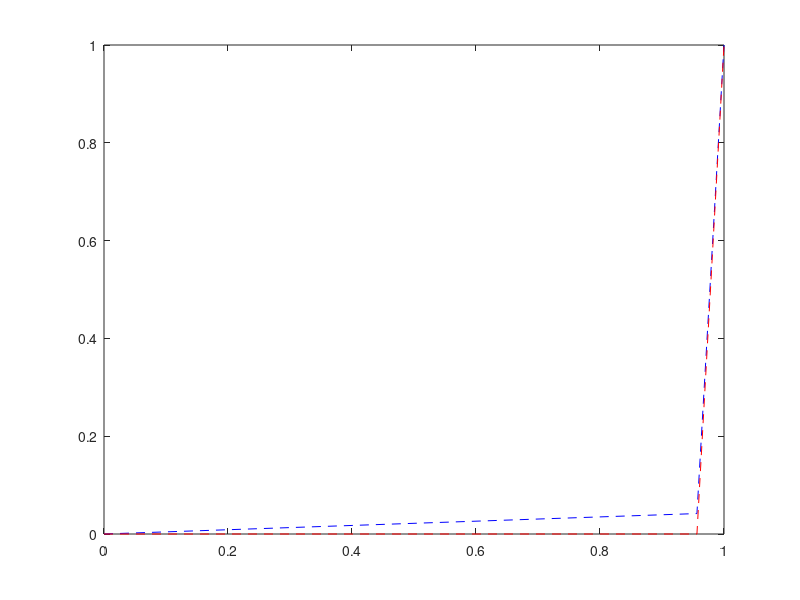

Write MATLAB code to recreate this figure.
clc;
clear all;
close all;
HTOL=0.001;
dH=1;
N=2;
% h=1/N;
%e=input('Enter the value of singulaer perturbation parameter  ');
 e=0.001;
 itrn=0;
%   for m=1:4
   
A=zeros(N-1);
b=zeros(N-1,1);
B=zeros(N-1);
f=zeros(N-1,1);
M=zeros(N,1);
u(1)=0;
u(N+1)=1;

for i=1:N+1
x(i)=(i-1)/N;
end

while(dH>HTOL )
  itrn=itrn+1;
for i=1:N
h(i)=x(i+1)-x(i);
end

   for i=1:N-1
    for j=1:N-1
        if(i==j)
            %A(i,j)=((2*e)/(h(j)*h(j+1)))+1/h(j);
            A(i,j)=((2*e)/(h(i)*h(i+1)))+1/h(i);
        end
            if(j==i-1)
%                 A(i,j)=-((2*e)/(h(j+1)*(h(j+2)+h(j+1))))-1/h(j+1);
                  A(i,j)=-((2*e)/(h(i)*(h(i)+h(i+1))))-1/h(i);
            end
                if(j==i+1)
%                  A(i,j)=-(2*e)/(h(j)*(h(j)+h(j-1))); 
                   A(i,j)=-(2*e)/(h(i+1)*(h(i)+h(i+1))); 
                end
    end
   end
A;
b(1,1)=0;
b(N-1,1)=(((2*e)/(h(N)*(h(N-1)+h(N)))))*u(N+1);
b;
 u(2:N)=A\b;
% u(2:N)=linsolve(A,b);

alpha=1;
for j=2:N+1
M(j-1)=sqrt(alpha + ((u(j)-u(j-1))/(x(j)-x(j-1)))^2);
H(j-1)=M(j-1)*(x(j)-x(j-1));
end
M;
dH=log10(max(H)/min(H));

    for i=1:N-1
    for j=1:N-1
        if(i==j)
%             B(i,j)=-M(j)-M(j+1);
              B(i,j)=-M(i)-M(i+1);
        end
            if(j==i-1)
%                 B(i,j)=M(j+1);
                  B(i,j)=M(i);
            end
                if(j==i+1)
%                  B(i,j)=M(j); 
                   B(i,j)=M(i+1); 
                end
    end
    end
B;
f(N-1,1)=-M(N)*x(N+1);
% x(1)=0;
% x(N+1)=1;
 y(2:N)=B\f;
% y(2:N)=linsolve(B,f);
y(1)=0;
y(N+1)=1;
x=y;

plot(x,itrn,'b-*')
hold on;
end
hold off;
x;
 u;
 for i=1:N+1
% u_exact(i)=(exp((x(i)-1)/e)-exp((-1)/e))/(1-exp(-1/e));
 u_exact(i)=(exp((x(i)-1)/e)-exp(-1/e))/(1-exp(-1/e));
 end
%  u_exact;
 for i=1:N+1
       err(i)=abs(u_exact(i)-u(i));
 end
%  err=abs(u_exact-u)
 err_max=max(err)
%  if(m>1)
%     conv_rate(m)=abs(log2(err_max(m)/err_max(m-1)));
%  end
%   
%  N=N*2;
%  dH=1;
%  HTOL=0.001;
%   end
%       err_max
%       conv_rate
% 
plot(x,u,'b--')
 hold on
plot(x,u_exact,'r--')
hold off
% legend('approximate','exact')
%  plot(x,err,'b-o')
